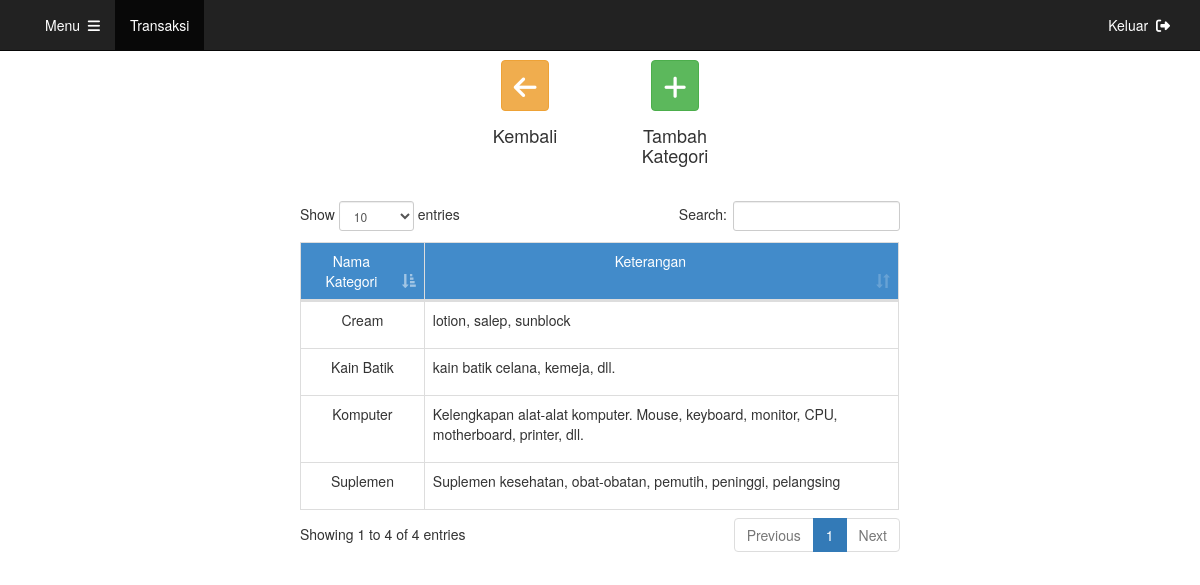
The page /stok/kategori.php (signed in) on the database as committed earlier.
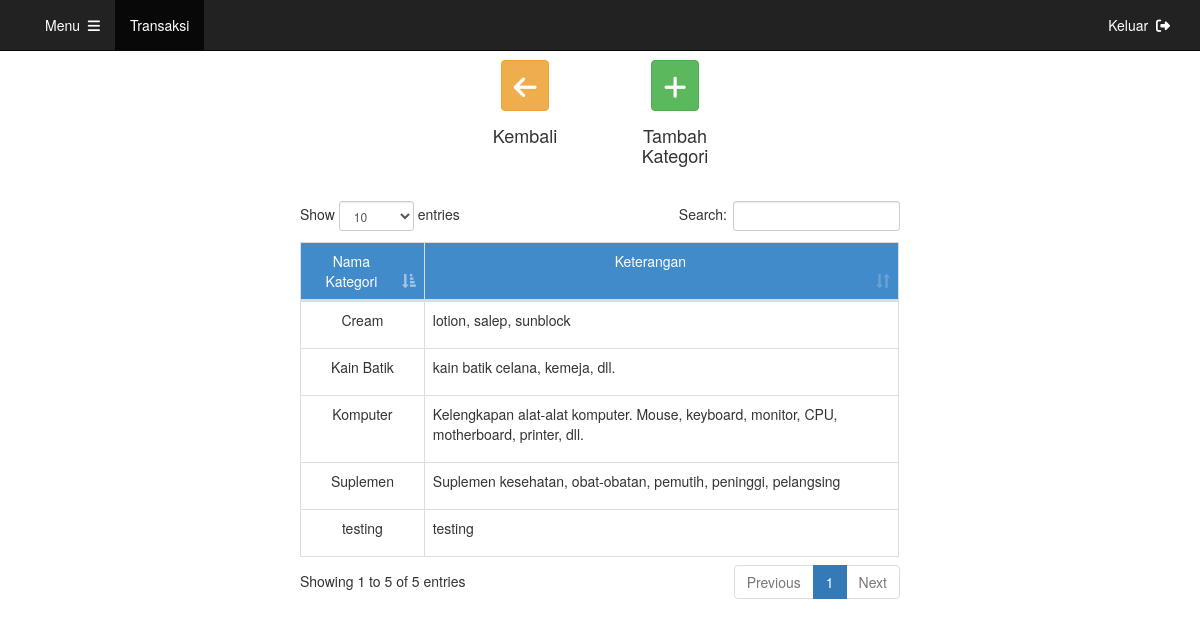
The same page on the database as committed later.
### tables this page shows
CREATE TABLE `kategori` (
  `id` int(255) NOT NULL,
  `nama` text NOT NULL,
  `keterangan` varchar(255) NOT NULL
);

### stok/kategori.php (the view, shortened to what this page needs)
<?php
include '../connectdb.php';
?>
<!DOCTYPE html>
<html lang="en">
  <head>
    <?php include "../import.php"?>
  </head>
  <body>
    <?php include "../header.php"?>
    <div class="container" role="main" style="margin-top: 60px; width: 50%;">
      <div class="row">
        <div class="col-md-3">
        </div>
        <div class="col-md-3">
          <center>
            <div class="form-group">
              <a href="/kasir/stok/stok.php"><button class="btn btn-warning" data-toggle="modal" data-target="#add" style="font-size: 26px;padding: 0px,0px,5px,5px;"><i class="fas fa-arrow-left"></i></button></a>
            </div>
            <div class="form-group">
              <h4>Kembali</h4>
            </div>
          </center>
        </div>
        <div class="col-md-3">
          <center>
            <div class="form-group">
              <button class="btn btn-success" data-toggle="modal" data-target="#add" style="font-size: 26px;padding: 0px,0px,5px,5px;"><i class="fas fa-plus"></i></button>
            </div>
            <div class="form-group">
              <h4>Tambah Kategori</h4>
            </div>
          </center>
        </div>
        <div class="col-md-3">
        </div>
      </div>
      <br>
      <div class="row">
        <div class="table-responsive">
          <table class="table table-bordered table-hover" id="stok">
            <thead>
               <td class="text-center" style="background-color:#428BCA;color:#FFF">Nama Kategori</td>
               <td class="text-center" style="background-color:#428BCA;color:#FFF">Keterangan</td>
            </thead>
            <?php
            $query = "SELECT * FROM kategori ORDER BY id ASC";
            $result = mysqli_query($con, $query);
            while($row = mysqli_fetch_array($result))
            {
              echo '
              <tr data-toggle="modal" data-target="#edit" data-id="'.$row["id"].'" data-nama="'.$row["nama"].'" data-keterangan="'.$row["keterangan"].'" style="cursor:pointer;">
              <td class="text-center">'.$row["nama"].'</td>
              <td class="text-left"><p>'.$row["keterangan"].'</p></td>
              </tr>';
            }
            ?>
          </table>
        </div>
      </div>
    </div>
  </body>
</html>

Rows that differ between the two databases and show on the page:
added kategori: nama "testing", keterangan "testing"
Other text that changed with them:
text written by a page script: "Show entries Search: Showing 1 to 4 of 4 entries Previous 1 Next" → "Show entries Search: Showing 1 to 5 of 5 entries Previous 1 Next"
